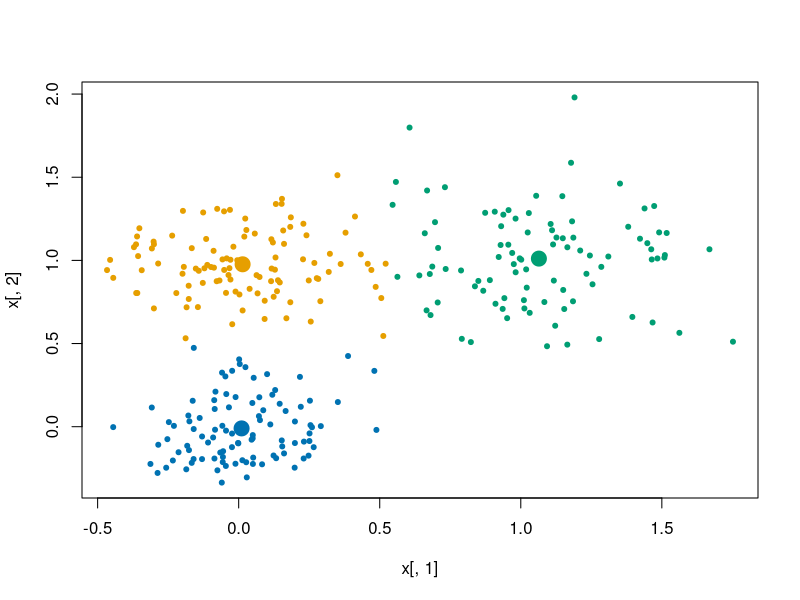

Generate this figure with R:
# Compute either K-means clustering
#
# Arguments:
# x: data matrix, n observations (rows) by p features (cols).
# centers: a vector giving the starting centers. Defaults
#   to NULL in which case we choose k centers at random.
# k: number of clusters. If the centers argument is specified,
#   then this doesn't need to be specified.
# maxiter: Maximum number of iterations before we quit. 
#   Defaults to 100.
#
# Returns:
# centers: a vector of length k, giving the final centers.
# cluster: a vector of length n, giving the final clustering
#   assignments.
# iter: number of iterations performed.
#
my.kmeans = function(x, centers=NULL, k=NULL, maxiter=20) {
  n = nrow(x)
  p = ncol(x)
  # Initialize the centers, unless there were supplied in the function call
  # If centers are not given, k must be specified
  if (is.null(centers)) {
    if (is.null(k)) stop("Either centers or k must be specified.")
    centers = matrix(runif(k*p, min(x), max(x)), nrow=k)
  }
  #We can get k from the number of centers we were given
  k = nrow(centers)
  
  cluster = matrix(0, nrow=0, ncol=n)
  cluster.old = cluster
  
  for (iter in 1:maxiter) {
    #Given the centers we have, assign every point to its closest center
    
    # Assign each data point to the nearest cluster
    # (we represent assigning data point i to cluster j by cluster[i] = j)
    dists = numeric(k)
    for (i in 1:n) {
      for (j in 1:k) {
        # compute distance from i^th data point to j^th center
        dists[j] = dist(rbind(x[i,], centers[j,])) 
      }

      # the outer min is just to break ties
      cluster[i] = min(which(dists == min(dists)))
    }

    # Given the cluster assignments, recompute the centers
    # (the means of points assigned to each cluster, with one row per cluster).
    for (j in 1:k) {
      centers[j,] = colMeans(x[which(cluster == j),])
    }
    
    # Check if the cluster assignments have changed.  If not, then we are done.
    if (iter > 1 & all(cluster == cluster.old)) {
      break
    }
    
    # Keep track of previous clustering so we can see if it changed
    cluster.old=cluster
  }
  return(list(centers=centers,cluster=cluster,iter=iter))
}

#Simple test example:
set.seed(0)
x = rbind(matrix(rnorm(2*100,sd=0.2),ncol=2),
          scale(matrix(rnorm(2*100,sd=0.3), ncol=2), cent=-c(1,1), scal=F),
          scale(matrix(rnorm(2*100,sd=0.2), ncol=2), cent=-c(0,1), scal=F))
#Use 3 clusters
k = 3
#Initialize the centers
cent.init = rbind(c(0.5,1),c(1,0),c(0,0.5))

km_yours = my.kmeans(x, centers=cent.init, maxiter=20)
km_truth = kmeans(x, centers=cent.init, iter.max = 20, algorithm = "Lloyd")

xtabs(~km_yours$cluster+km_truth$cluster)

#Plot your success!
nicecolors = c("#E69F00", "#009E73", "#0072B2", "#CC79A7")
plot(x[,1], x[,2], pch=20, col=nicecolors[km_yours$cluster])
points(km_yours$centers, pch=20, cex=3, col=nicecolors)
